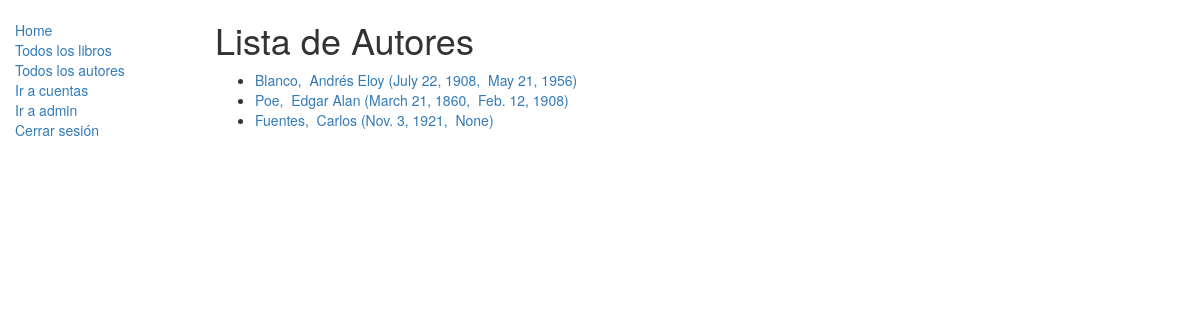
The page /catalogo/autores/ on the database its author committed.
### catalogo/models.py (models this page shows, shortened)
class Autor(models.Model):
    nombre = models.CharField(max_length=100)
    apellido = models.CharField(max_length=100)
    fecha_nacimiento = models.DateField(null=True, blank=True)
    fecha_muerte = models.DateField('Muerte', null=True, blank=True)
    def get_absolute_url(self):
        return reverse('autor-detail', args=[str(self.id)])

### catalogo/views.py (the view)
class VistaListaDeAutores(generic.ListView):
    model = Autor

### catalogo/templates/catalogo/autor_list.html
{% extends "base_generica.html" %}
{% block content %}
    <h1>Lista de Autores</h1>
    {% if autor_list %}
    <ul>
      {% for autor in autor_list %}
      <li>
        <a href="{{ autor.get_absolute_url }}">{{ autor.apellido }}, &nbsp;{{autor.nombre}}&nbsp({{ autor.fecha_nacimiento }}, &nbsp{{autor.fecha_muerte}})</a>
      </li>
      {% endfor %}
    </ul>
    {% else %}
      <p>No hay autores registrados aún en la librería.</p>
    {% endif %}
{% endblock %}

### rows shown on the page
Autor: apellido "Blanco", nombre "Andrés Eloy", fecha_nacimiento "July 22, 1908", fecha_muerte "May 21, 1956"
Autor: apellido "Poe", nombre "Edgar Alan", fecha_nacimiento "March 21, 1860", fecha_muerte "Feb. 12, 1908"
Autor: apellido "Fuentes", nombre "Carlos", fecha_nacimiento "Nov. 3, 1921", fecha_muerte "None"
